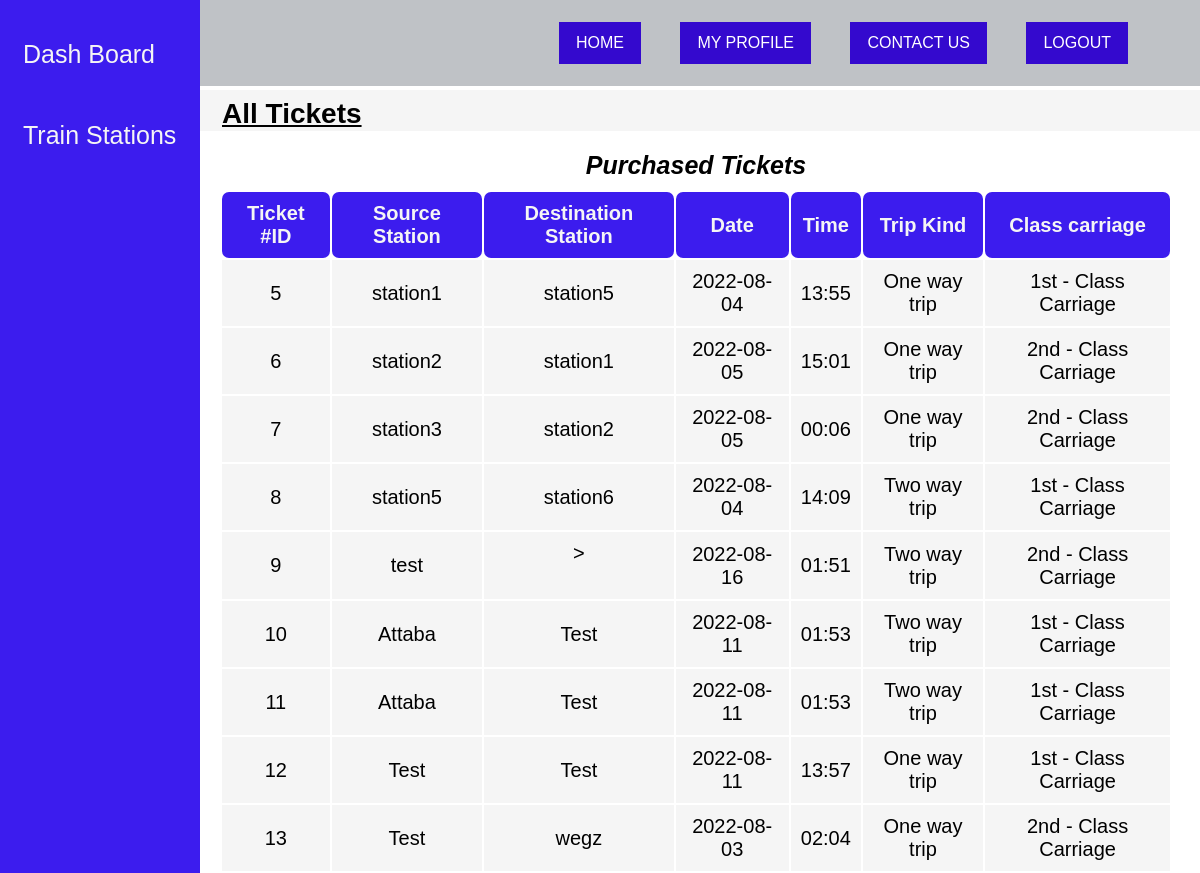
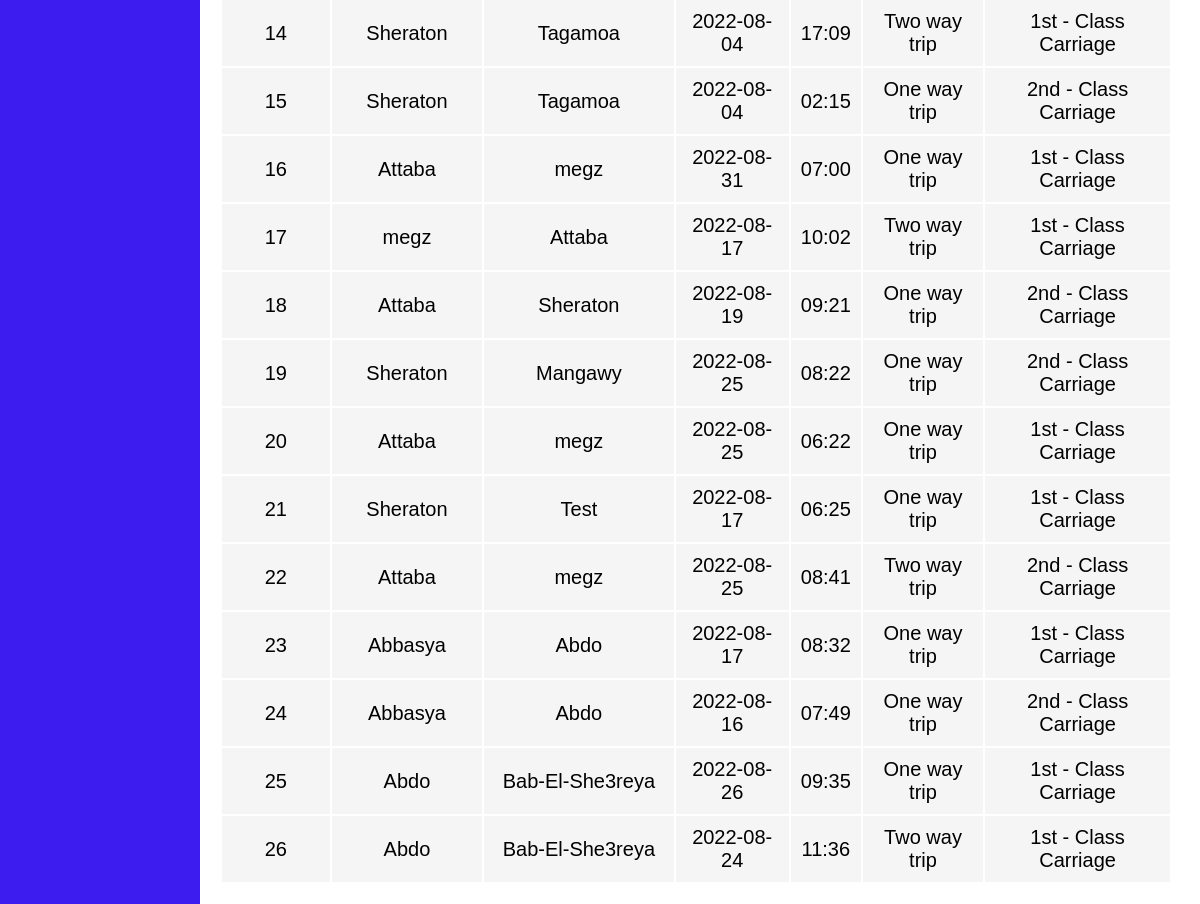
Screenshot of /all-tickets.php (signed in) with the database file from the repository (2 pictures, top to bottom).
### tables this page shows
CREATE TABLE `tickets` (
  `ticketID` int(200) NOT NULL,
  `source` varchar(200) NOT NULL,
  `destination` varchar(200) NOT NULL,
  `date` varchar(200) NOT NULL,
  `return_date` varchar(255) DEFAULT NULL,
  `time` varchar(200) NOT NULL,
  `trip_type` varchar(200) NOT NULL,
  `trip_class` varchar(200) NOT NULL,
  `ticketCount` int(200) NOT NULL,
  `by_user_id` int(200) NOT NULL
);

### all-tickets.php (the view, shortened to what this page needs)
<!DOCTYPE html>
<html lang="en">
<head>
    <link rel="stylesheet" href="CSS/admin-panel.css">
</head>
<?php session_start();
    include 'navbar.php';?>
<body>
    <div class="sidenav">
        <a href="admin-panel.php">Dash Board</a>
        <a href="train-stations.php">Train Stations</a>
    </div>
    <div class="body2">
        <div class="title">
            <p> <b>All Tickets</b></p>
        </div>
        <div class="users-table">
            <table>
                <caption><b>Purchased Tickets</b></caption>
                <thead>
                    <tr>
                        <th>Ticket #ID</th>
                        <th>Source Station</th>
                        <th>Destination Station</th>
                        <th>Date</th>
                        <th>Time</th>
                        <th>Trip Kind</th>
                        <th>Class carriage</th>
                    </tr>
                </thead>
                <?php
$sql="SELECT * FROM tickets";
$result=mysqli_query($conn,$sql);
while($row=mysqli_fetch_assoc($result))
{
?>
                <tbody>
                    <tr class="grey-tr">
                        <td><span name="ID"><?php echo $row['ticketID'] ?> </span></td>
                        <td><?php echo $row['source'] ?></td>
                        <td><?php echo $row['destination'] ?></td>
                        <td><?php echo $row['date'] ?></td>
                        <td><?php echo $row['time'] ?></td>
                        <td><?php echo $row['trip_type'] ?></td>
                        <td><?php echo $row['trip_class'] ?></td>
                    </tr>
                </tbody>
                <?php
}
                ?>
            </table>
        </div>
    </div>
</body>
</html>

### css/admin-panel.css (style rules this page uses)
body { font-family: 'Poppins', sans-serif; }
.sidenav { height: 100%; width: 200px; position: fixed; z-index: 1; top: 0; left: 0px; background-color: rgb(60, 28, 238); overflow-x: hidden; padding-top: 34px; }
.sidenav a { padding: 6px 6px 6px 23px; text-decoration: none; margin-bottom: 40px; font-size: 25px; color: whitesmoke; display: block; }
.body2 { margin-left: 192px; }
.title { margin-top: 90px; font-size: 28px; text-decoration: underline; text-underline-offset: 2px; background-color: whitesmoke; padding: 8px 30px 1px; }
.users-table { text-align: center; margin: 20px 28px; font-size: 20px; }
table { width: 100%; }
th { color: whitesmoke; background-color: rgb(60, 28, 238); border: 0px #111 solid; border-radius: 7px; }
th, td { padding: 10px; }
.grey-tr { background-color: rgb(245, 245, 245); border: 4px rgb(60, 28, 238) solid; }
caption { font-size: 25px; font-style: italic; margin-bottom: 10px; }

### css/index.css (style rules this page uses)
:root { --main-text-color: #3409ce; }
* { font-family: "Poppins", sans-serif; margin: 0; padding: 0; box-sizing: border-box; list-style: none; }

### rows the page displays
tickets: ticketID "5", source "station1", destination "station5", date "2022-08-04", time "13:55", trip_type "One way trip", trip_class "1st - Class Carriage"
tickets: ticketID "6", source "station2", destination "station1", date "2022-08-05", time "15:01", trip_type "One way trip", trip_class "2nd - Class Carriage"
tickets: ticketID "7", source "station3", destination "station2", date "2022-08-05", time "00:06", trip_type "One way trip", trip_class "2nd - Class Carriage"
tickets: ticketID "8", source "station5", destination "station6", date "2022-08-04", time "14:09", trip_type "Two way trip", trip_class "1st - Class Carriage"
tickets: ticketID "9", source "test", destination ">", date "2022-08-16", time "01:51", trip_type "Two way trip", trip_class "2nd - Class Carriage"
tickets: ticketID "10", source "Attaba", destination "Test", date "2022-08-11", time "01:53", trip_type "Two way trip", trip_class "1st - Class Carriage"
tickets: ticketID "11", source "Attaba", destination "Test", date "2022-08-11", time "01:53", trip_type "Two way trip", trip_class "1st - Class Carriage"
tickets: ticketID "12", source "Test", destination "Test", date "2022-08-11", time "13:57", trip_type "One way trip", trip_class "1st - Class Carriage"
tickets: ticketID "13", source "Test", destination "wegz", date "2022-08-03", time "02:04", trip_type "One way trip", trip_class "2nd - Class Carriage"
tickets: ticketID "14", source "Sheraton", destination "Tagamoa", date "2022-08-04", time "17:09", trip_type "Two way trip", trip_class "1st - Class Carriage"
tickets: ticketID "15", source "Sheraton", destination "Tagamoa", date "2022-08-04", time "02:15", trip_type "One way trip", trip_class "2nd - Class Carriage"
tickets: ticketID "16", source "Attaba", destination "megz", date "2022-08-31", time "07:00", trip_type "One way trip", trip_class "1st - Class Carriage"
tickets: ticketID "17", source "megz", destination "Attaba", date "2022-08-17", time "10:02", trip_type "Two way trip", trip_class "1st - Class Carriage"
tickets: ticketID "18", source "Attaba", destination "Sheraton", date "2022-08-19", time "09:21", trip_type "One way trip", trip_class "2nd - Class Carriage"
tickets: ticketID "19", source "Sheraton", destination "Mangawy", date "2022-08-25", time "08:22", trip_type "One way trip", trip_class "2nd - Class Carriage"
tickets: ticketID "20", source "Attaba", destination "megz", date "2022-08-25", time "06:22", trip_type "One way trip", trip_class "1st - Class Carriage"
tickets: ticketID "21", source "Sheraton", destination "Test", date "2022-08-17", time "06:25", trip_type "One way trip", trip_class "1st - Class Carriage"
tickets: ticketID "22", source "Attaba", destination "megz", date "2022-08-25", time "08:41", trip_type "Two way trip", trip_class "2nd - Class Carriage"
tickets: ticketID "23", source "Abbasya", destination "Abdo", date "2022-08-17", time "08:32", trip_type "One way trip", trip_class "1st - Class Carriage"
tickets: ticketID "24", source "Abbasya", destination "Abdo", date "2022-08-16", time "07:49", trip_type "One way trip", trip_class "2nd - Class Carriage"
tickets: ticketID "25", source "Abdo", destination "Bab-El-She3reya", date "2022-08-26", time "09:35", trip_type "One way trip", trip_class "1st - Class Carriage"
tickets: ticketID "26", source "Abdo", destination "Bab-El-She3reya", date "2022-08-24", time "11:36", trip_type "Two way trip", trip_class "1st - Class Carriage"
